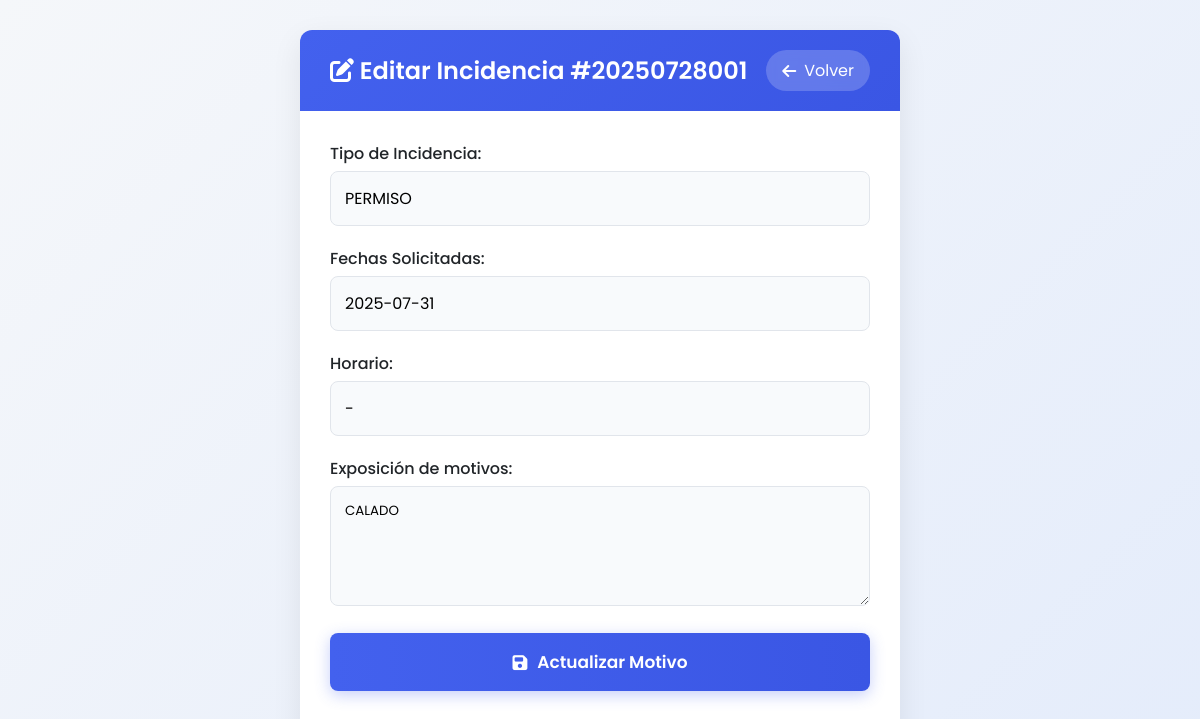
The app's page /Verano2025/jefe/modificar.php?id=20250728001 (signed in) with its own data.
### tables this page shows
CREATE TABLE IF NOT EXISTS `incidencias` (
  `id` char(11) NOT NULL,
  `usuario_id` int(11) NOT NULL,
  `division_id` int(11) NOT NULL,
  `fecha_creacion` datetime NOT NULL DEFAULT current_timestamp(),
  `fecha_solicitada` varchar(50) NOT NULL,
  `hora_inicio` time DEFAULT NULL,
  `hora_fin` time DEFAULT NULL,
  `tipo_incidencia` varchar(50) NOT NULL,
  `tipo_permiso` enum('PERSONAL','INSTITUCIONAL') NOT NULL,
  `motivo` text DEFAULT NULL,
  `estado` varchar(10) NOT NULL DEFAULT 'NO',
  `firma_jefe` tinyint(4) NOT NULL,
  PRIMARY KEY (`id`)
);

### Verano2025/jefe/modificar.php (the view, shortened to what this page needs)
<?php
require '../sesion/conexion.php';
$mysqli->set_charset('utf8mb4');
$id = isset($_REQUEST['id']) ? (int)$_REQUEST['id'] : 0;
$q = $mysqli->prepare('SELECT tipo_incidencia, fecha_solicitada, hora_inicio, hora_fin, motivo FROM incidencias WHERE id = ?');
$q->bind_param('i', $id);
$q->execute();
$q->bind_result($row_tipo, $row_fechas, $row_hi, $row_hf, $row_motivo);
?>
<!DOCTYPE html>
<html lang="es">
<head>
    <link rel="stylesheet" href="https://cdnjs.cloudflare.com/ajax/libs/font-awesome/6.4.0/css/all.min.css">
</head>
<body>
<div class="container">
    <div class="header">
        <h1><i class="fas fa-edit"></i> Editar Incidencia #<?= htmlspecialchars($id, ENT_QUOTES) ?></h1>
        <a href="consulta_personal.php" class="btn-back"><i class="fas fa-arrow-left"></i> Volver</a>
    </div>
    <div class="body">
        <form method="post" id="editForm">
            <div class="field">
                <label>Tipo de Incidencia:</label>
                <div class="readonly"><?= htmlspecialchars($row_tipo, ENT_QUOTES) ?></div>
            </div>
            <div class="field">
                <label>Fechas Solicitadas:</label>
                <div class="readonly"><?= htmlspecialchars($row_fechas, ENT_QUOTES) ?></div>
            </div>
            <div class="field">
                <label>Horario:</label>
                <div class="readonly"><?= htmlspecialchars($row_hi, ENT_QUOTES) ?> - <?= htmlspecialchars($row_hf, ENT_QUOTES) ?></div>
            </div>
            <div class="field">
                <label for="motivo">Exposición de motivos:</label>
                <textarea id="motivo" name="motivo" required><?= htmlspecialchars($row_motivo, ENT_QUOTES) ?></textarea>
            </div>
            <button type="submit" class="submit-btn"><i class="fas fa-save"></i> Actualizar Motivo</button>
        </form>
    </div>
</div>
</body>
</html>

### Verano2025/jefe/modificar.php (style rules this page uses)
:root { --primary-color: #4361ee; --primary-dark: #3a56e4; --dark-text: #212529; --light-bg: #f8fafc; --border-radius: 12px; --box-shadow: 0 10px 30px rgba(0,0,0,0.08); --transition: all 0.3s ease; }
* { margin:0; padding:0; box-sizing:border-box; font-family:'Poppins',sans-serif; }
body { background:linear-gradient(135deg,#f5f7fa 0%,#e4ecfb 100%); min-height:100vh; display:flex; justify-content:center; padding:30px; }
.container { background:white; border-radius:var(--border-radius); box-shadow:var(--box-shadow); width:100%; max-width:600px; overflow:hidden; }
.header { background:linear-gradient(135deg,var(--primary-color),var(--primary-dark)); color:white; padding:20px 30px; display:flex; justify-content:space-between; align-items:center; }
.header h1 { font-size:24px; font-weight:600; }
.btn-back { display:inline-flex; align-items:center; gap:8px; padding:8px 16px; background:rgba(255,255,255,0.2); color:white; text-decoration:none; border-radius:30px; transition:var(--transition); backdrop-filter:blur(5px); }
.body { padding:30px; }
.field { margin-bottom:20px; }
.field label { font-weight:500; color:var(--dark-text); margin-bottom:5px; display:block; }
.readonly { padding:14px; border:1px solid #e1e5eb; background:var(--light-bg); border-radius:8px; }
textarea { width:100%; padding:14px; border:1px solid #e1e5eb; border-radius:8px; background:var(--light-bg); transition:var(--transition); min-height:120px; resize:vertical; }
button.submit-btn { width:100%; padding:16px; background:linear-gradient(to right,var(--primary-color),var(--primary-dark)); color:white; border:none; border-radius:8px; font-size:17px; font-weight:600; cursor:pointer; transition:var(--transition); box-shadow:0 4px 15px rgba(67,97,238,0.3); display:flex; justify-content:center; align-items:center; gap:10px; }

### records on screen
incidencias: tipo_incidencia "PERMISO", fecha_solicitada "2025-07-31", motivo "CALADO"

### other values on screen
$id "20250728001"
